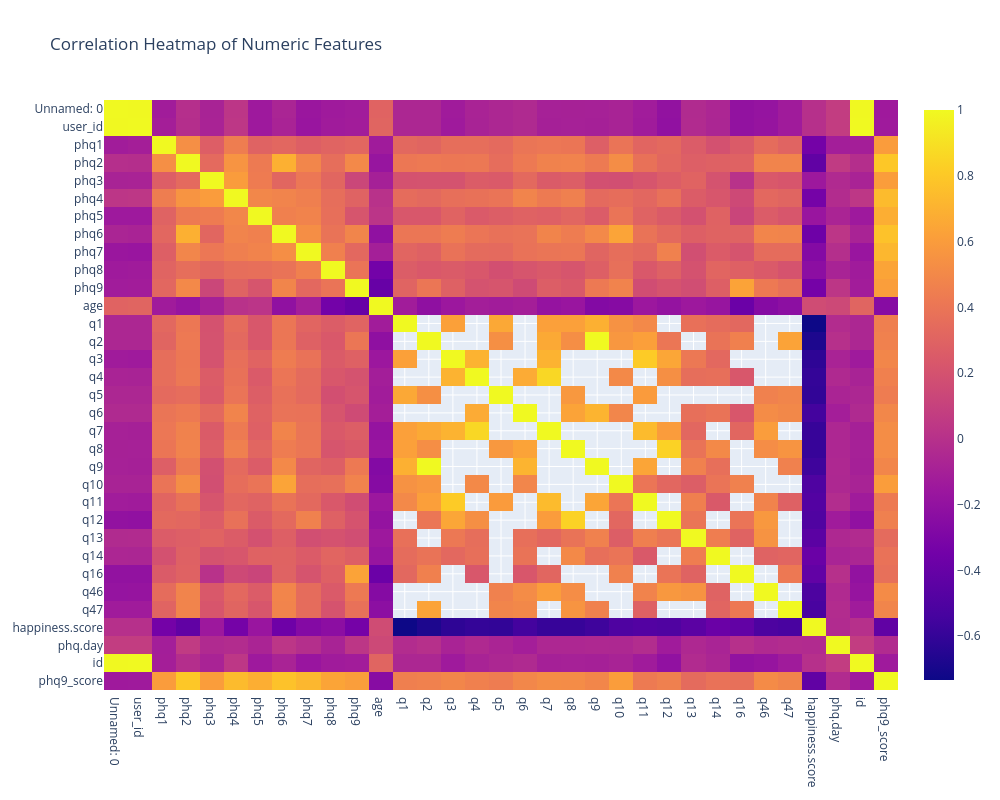

Source (notebook cell):
### Code cell
fig = px.imshow(
    correlation_matrix,
    title="Correlation Heatmap of Numeric Features",
    text_auto=False,
    aspect="auto"
)

fig.update_layout(
    width=1000,
    height=800
)

fig.show()

### Figure 1 — Plotly figure (JSON) as saved in the notebook; plotly's stock layout.template omitted (floating-point values rounded to 4 significant figures; data arrays with more than 128 entries replaced by an {"elided": "..."} marker saying what was removed)
{"data": [{"coloraxis": "coloraxis", "hovertemplate": "x: %{x}<br>y: %{y}<br>color: %{z}<extra></extra>", "name": "0", "type": "heatmap", "x": ["Unnamed: 0", "user_id", "phq1", "phq2", "phq3", "phq4", "phq5", "phq6", "phq7", "phq8", "phq9", "age", "q1", "q2", "q3", "q4", "q5", "q6", "q7", "q8", "q9", "q10", "q11", "q12", "q13", "q14", "q16", "q46", "q47", "happiness.score", "phq.day", "id", "phq9_score"], "xaxis": "x", "y": ["Unnamed: 0", "user_id", "phq1", "phq2", "phq3", "phq4", "phq5", "phq6", "phq7", "phq8", "phq9", "age", "q1", "q2", "q3", "q4", "q5", "q6", "q7", "q8", "q9", "q10", "q11", "q12", "q13", "q14", "q16", "q46", "q47", "happiness.score", "phq.day", "id", "phq9_score"], "yaxis": "y", "z": {"elided": "33x33 float values"}}], "layout": {"coloraxis": {"colorscale": [[0, "#0d0887"], [0.1111, "#46039f"], [0.2222, "#7201a8"], [0.3333, "#9c179e"], [0.4444, "#bd3786"], [0.5556, "#d8576b"], [0.6667, "#ed7953"], [0.7778, "#fb9f3a"], [0.8889, "#fdca26"], [1, "#f0f921"]]}, "height": 800, "title": {"text": "Correlation Heatmap of Numeric Features"}, "width": 1000, "xaxis": {"anchor": "y", "domain": [0, 1]}, "yaxis": {"anchor": "x", "autorange": "reversed", "domain": [0, 1]}}}
